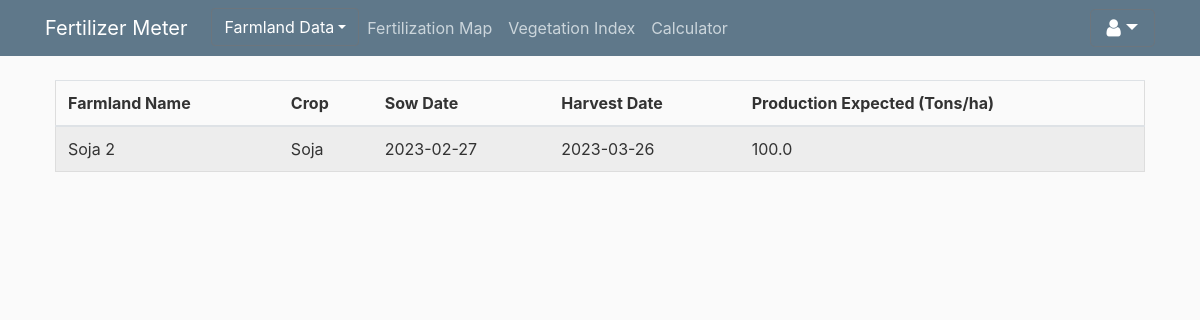
Page /farmlandlist (signed in) on the committed database.
### WebApp/models.py (models this page shows, shortened)
class Farmland(db.Model):
    __tablename__ = 'farmlands'
    id = db.Column(db.Integer, primary_key=True)
    name = db.Column(db.String(50), unique=True, nullable=False)
    croptype_id = db.Column(db.Integer, db.ForeignKey('crops.id'))
    sow_date = db.Column(db.Date)
    harvest_date = db.Column(db.Date)
    product_expected = db.Column(db.Float)
    coordinates = db.Column(db.String(200), unique=True, nullable=False)
    historicalfarmlands = db.relationship('HistoricFarmland', backref='farmland', lazy=True)
    soilfarmlands = db.relationship('SoilFarmland', backref='farmland', lazy=True)

class Crop(db.Model):
    __tablename__ = 'crops'
    id = db.Column(db.Integer, primary_key=True)
    description = db.Column(db.String(20), unique=True, nullable=False)
    farmlands = db.relationship('Farmland', backref='crop', lazy=True)

### WebApp/routes.py (the view)
@main.route("/farmlandlist")
@login_required
def land_selection():
    lands = db.session.query(Farmland).join(Crop).add_columns(Farmland.id, Farmland.name, Crop.description, Farmland.sow_date, Farmland.harvest_date, Farmland.product_expected, Farmland.coordinates).filter(Farmland.croptype_id == Crop.id)
    return render_template('land_selection.html', title='Farmland List', lands=lands)

### WebApp/models.py (called while the page is built)
@login_manager.user_loader
def load_user(user_id):
    return User.query.get(int(user_id))

### WebApp/templates/land_selection.html (shortened to what this page needs)
{% extends "layout.html" %}
{% block content %}
  <table id="data" class="table table-striped">
    <thead>
      <tr>
        <th>Farmland Name</th>
        <th>Crop</th>
        <th>Sow Date</th>
        <th>Harvest Date</th>
        <th>Production Expected (Tons/ha)</th>
      </tr>
    </thead>
    <tbody>
      {% for land in lands %}
        <tr>
          <td>{{ land.name }}</td>
          <td>{{ land.description }}</td>
          <td>{{ land.sow_date }}</td>
          <td>{{ land.harvest_date }}</td>
          <td>{{ land.product_expected }}</td>
        </tr>
      {% endfor %}
    </tbody>
  </table>
{% endblock %}

### WebApp/static/main.css (style rules this page uses)
body { background: #fafafa; color: #333333; margin-top: 5rem; }
* { box-sizing: border-box; }
table { border-collapse: collapse; border-spacing: 0; width: 100%; border: 1px solid #ddd; }
th, td { text-align: left; padding: 16px; }

### rows in the picture
Farmland: name "Soja 2", description "Soja", sow_date "2023-02-27", harvest_date "2023-03-26", product_expected "100.0"
